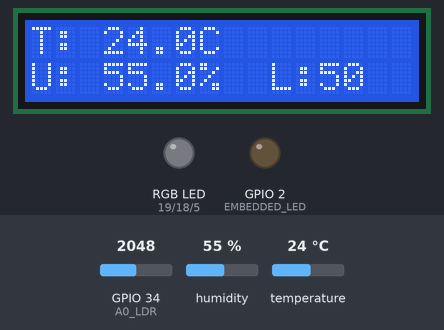
The sketch below on a simulated ESP32. On the bench: 16×2 character LCD, an RGB LED mixed from three pins (HIGH = lit), output pins drawn as LEDs (lit = HIGH). The inputs (shaded band) are chosen by the test bench; at power-on: humidity 55 %, GPIO 34 (A0_LDR) = 2048, temperature 24 °C. WiFi joins after 1.5 s; servers stay silent unless stated; no MQTT or app messages arrive unless stated; what the sketch prints to the serial monitor is not drawn.

Above: at 2.9 s.
3.0 s: humidity set to 22 %
At 7.2 s:
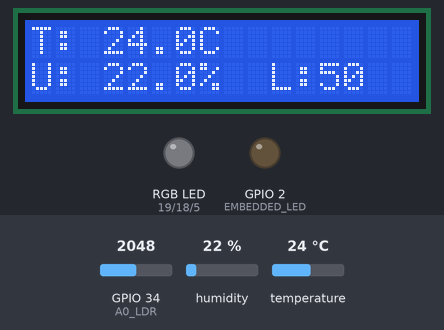
7.5 s: GPIO 34 (A0_LDR) set to 2866
At 8.6 s:
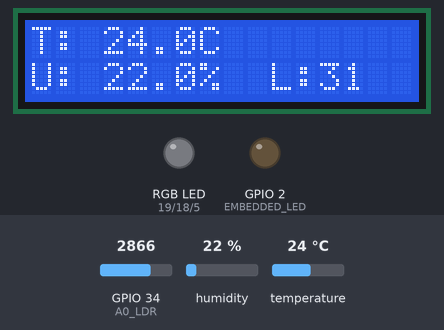
9.5 s: temperature set to 12 °C
At 10.6 s:
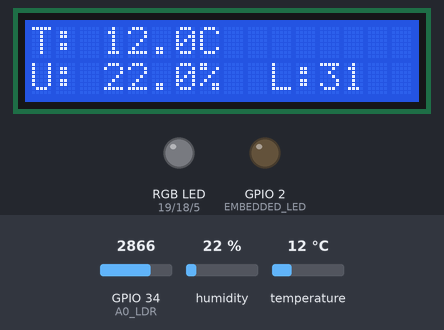
11.5 s: GPIO 34 (A0_LDR) set to 3603
At 13.2 s:
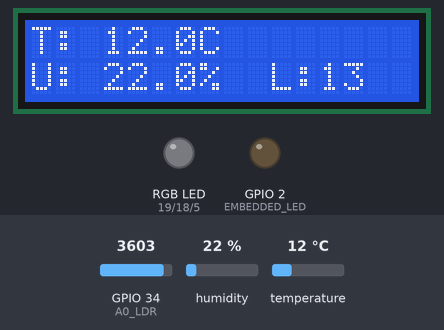
13.5 s: humidity set to 40 %
At 15.2 s:
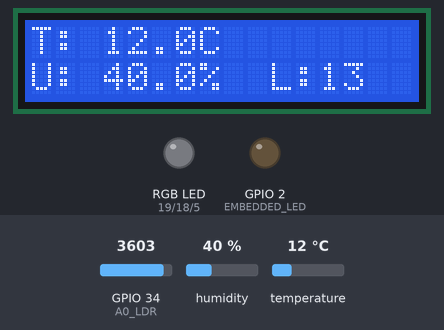
15.5 s: GPIO 34 (A0_LDR) set to 4095
At 16.6 s:
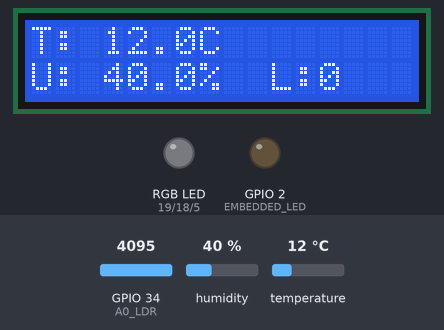
Timing chart, 0 to 18.5 s (numbered marks = the images above; inputs shaded):
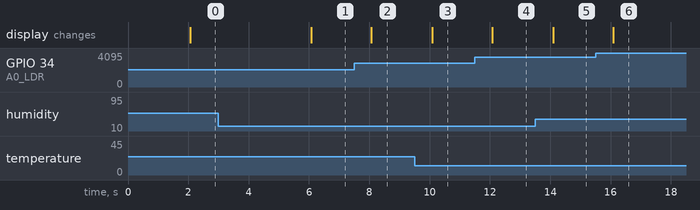

Measured:
- after the input at 3.0 s, the display: changes after 3.1 s (image 1)
- after the input at 7.5 s, the display: changes after 0.57 s (image 2)
- after the input at 9.5 s, the display: changes after 0.58 s (image 3)
- after the input at 11.5 s, the display: changes after 0.58 s (image 4)
- after the input at 13.5 s, the display: changes after 0.59 s (image 5)
- after the input at 15.5 s, the display: changes after 0.59 s (image 6)

The sketch:

esp32_data_logger_fiware.ino
```cpp
#include <LiquidCrystal_I2C.h>
#include <WiFi.h>
#include <DHT.h>
#include <Wire.h>
#include <PubSubClient.h>
// #include "DFRobotDFPlayerMini.h"

// Parâmetros informados pelo usuário
const char* default_SSID = "Wokwi-GUEST";
const char* default_PASSWORD = "";
#define DEVICE_ID "001" // ID gerado pelo ASP.NET
// deve ser preenchido de acordo com o valor recebido pelo usuário

// Variáveis MQTT
const char* default_BROKER_MQTT = "SEU_IP_AQUI";
const int default_BROKER_PORT = 1883;

const char* ID_MQTT = "fiware_" DEVICE_ID; //fiware_001
const char* TOPIC_PREFIX = "datalogger" DEVICE_ID; //datalogger001
const char* TOPICO_SUBSCRIBE = "/TEF/datalogger" DEVICE_ID "/cmd";
const char* TOPICO_PUBLISH = "/TEF/datalogger" DEVICE_ID "/attrs";
const char* TOPICO_CMDEXE = "/TEF/datalogger" DEVICE_ID "/cmdexe";

const int EMBEDDED_LED = 2;
const int RED_RGB = 19;
const int GREEN_RGB = 18;
const int BLUE_RGB = 5;
const int A0_LDR = 34;

LiquidCrystal_I2C lcd(0x27, 16, 2);
const int SDA_LCD = 25;
const int SCL_LCD = 26;

const int SDA_DHT = 32;
#define DHTTYPE DHT22
DHT dht(SDA_DHT, DHTTYPE);

// Variáveis de Áudio (Comentadas)
// const int busyPin = 4;
// const int rxPin = 16;
// const int txPin = 17;
// const int default_audioVolume = 30;
// HardwareSerial myHardwareSerial(2);
// DFRobotDFPlayerMini myDFPlayer;

float temperatura = 0;
float umidade = 0;
int luminosidade = 0;

unsigned long tempoAnteriorTelemetria = 0;
const unsigned long intervaloTelemetria = 2000; // 2 segundos para o FIWARE/LCD

unsigned long tempoAnteriorAudio = 0;
const unsigned long intervaloAudio = 20000; // 20 segundos de silêncio entre as falas

WiFiClient espClient;
PubSubClient MQTT(espClient);

void initPins() {
  pinMode(EMBEDDED_LED, OUTPUT);

  pinMode(RED_RGB, OUTPUT);
  pinMode(GREEN_RGB, OUTPUT);
  pinMode(BLUE_RGB, OUTPUT);

  pinMode(A0_LDR, INPUT);
}

void initDisplayLCD() {
  Wire.begin(SDA_LCD, SCL_LCD); // PINOS LCD I2C
  lcd.init();
  lcd.backlight();
  lcd.print("Hello!");
}

void setup() {
  initPins();
  digitalWrite(EMBEDDED_LED, LOW);

  initDisplayLCD();
  Serial.begin(9600);
  dht.begin();

  // initMP3();
  initWiFi();
  initMQTT();

  // myDFPlayer.playFolder(6, 5);
  // aguardarAudio();

  Serial.println();
  Serial.println("------ Leitura dos Sensores ------");
  Serial.println("");
}

void loop() {
  reconnectWiFi();
  reconnectMQTT();
  MQTT.loop();

  unsigned long tempoAtual = millis();

  if (tempoAtual - tempoAnteriorTelemetria >= intervaloTelemetria) {
    tempoAnteriorTelemetria = tempoAtual;
    readAndPublishSensors();
    printSensorValues(); // exibe valores no Serial Monitor e no Display LCD
  }

  if (tempoAtual - tempoAnteriorAudio >= intervaloAudio) {
    // falarGrandezas();
    tempoAnteriorAudio = millis();
  }
  delay(10);
}
```

Audio.ino
```cpp
/*
void aguardarAudio() {
  delay(70);
  while (digitalRead(busyPin) == LOW) {
    if (MQTT.connected()) {
      MQTT.loop();
    }
    delay(10);
  }
}

void initMP3() {
  pinMode(busyPin, INPUT);
  myHardwareSerial.begin(9600, SERIAL_8N1, rxPin, txPin);

  if (!myDFPlayer.begin(myHardwareSerial)) {
    Serial.println("Erro: DFPlayer");
    while(true);
  }

  myDFPlayer.volume(default_audioVolume);
  myDFPlayer.EQ(0);
  delay(500);

  myDFPlayer.playFolder(1, 9);
  aguardarAudio();
}

void falarNumero(int valor) {
  if (valor < 0) valor = 0;
  if (valor > 100) valor = 100;

  if (valor == 0) {
    myDFPlayer.playFolder(3, 1);
    aguardarAudio();
  } else if (valor == 100) {
    myDFPlayer.playFolder(3, 21);
    aguardarAudio();
  } else if (valor >= 1 && valor <= 19) {
    myDFPlayer.playFolder(3, valor + 1);
    aguardarAudio();
  } else if (valor >= 20 && valor <= 99) {
    int dezena = valor / 10;
    int unidade = valor % 10;

    myDFPlayer.playFolder(4, dezena - 1);
    aguardarAudio();

    if (unidade > 0) {
      myDFPlayer.playFolder(1, 7);
      aguardarAudio();
      myDFPlayer.playFolder(3, unidade + 1);
      aguardarAudio();
    }
  }
}

void falarGrandezas() {
  myDFPlayer.playFolder(5, 1);
  aguardarAudio();
  falarNumero((int)temperatura);
  myDFPlayer.playFolder(5, 2);
  aguardarAudio();

  myDFPlayer.playFolder(5, 3);
  aguardarAudio();
  falarNumero((int)umidade);
  myDFPlayer.playFolder(1, 6);
  aguardarAudio();

  myDFPlayer.playFolder(5, 4);
  aguardarAudio();
  falarNumero(luminosidade);
  myDFPlayer.playFolder(1, 6);
  aguardarAudio();

  myDFPlayer.playFolder(5, 5);
  aguardarAudio();
}
*/
```

Conexao.ino
```cpp
// MQTT

// Um callback MQTT é uma função assíncrona invocada automaticamente quando
// um cliente recebe uma mensagem de um broker em um tópico subscrito.
void mqtt_callback(char* topic, byte* payload, unsigned int length) {
  String msg;
  for (int i = 0; i < length; i++) {
    msg += (char)payload[i];
  }

  // Ou seja, a variável "msg" recebe comandos externos para serem processados no ESP32.
  // No data logger, não controlamos nada remotamente, apenas monitoramos grandezas.
}

void initMQTT() {
  delay(10);
  Serial.println();
  Serial.println("------Conexao MQTT------");
  MQTT.setServer(default_BROKER_MQTT, default_BROKER_PORT);
  MQTT.setCallback(mqtt_callback);
  reconnectMQTT();
}

void reconnectMQTT() {
  if (!MQTT.connected())
  {
    Serial.print("Conectando-se ao broker ");
    Serial.print("'");
    Serial.print(default_BROKER_MQTT); Serial.print(":");
    Serial.print(default_BROKER_PORT);
    Serial.println("'");
    Serial.print("Aguarde.");
  }
  while (!MQTT.connected()) {
    if (MQTT.connect(ID_MQTT)) {
      MQTT.subscribe(TOPICO_SUBSCRIBE);
      Serial.println("");
      Serial.println("Conectado ao sistema FIWARE!");
      //myDFPlayer.playFolder(1, 3);
      //aguardarAudio();
    } else {
      //myDFPlayer.playFolder(1, 4);
      //aguardarAudio();
      Serial.print(".");
      delay(2000);
    }
  }
}

// WiFi
void initWiFi() {
  delay(10);
  Serial.println();
  Serial.println("------Conexao WI-FI------");
  Serial.print("Conectando-se na rede: ");
  Serial.println(default_SSID);
  reconnectWiFi();
}

void reconnectWiFi() {
  if (WiFi.status() == WL_CONNECTED)
    return;

  WiFi.begin(default_SSID, default_PASSWORD);
  Serial.print("Aguarde");
  while (WiFi.status() != WL_CONNECTED) {
    delay(500);
    Serial.print(".");
  }
  Serial.println();
  Serial.print("Conectado com sucesso na rede: ");
  Serial.println(default_SSID);
  Serial.print("IP obtido: ");
  Serial.println(WiFi.localIP());
}
```

Sensores.ino
```cpp
void readAndPublishSensors() {
  // atributos
  temperatura = dht.readTemperature();
  umidade = dht.readHumidity();
  luminosidade = map(analogRead(A0_LDR), 0, 4095, 100, 0);

  //validação
  if (isnan(temperatura) || isnan(umidade)) {
    Serial.println("Erro: Falha DHT");
    // myDFPlayer.playFolder(6, 8);
    // aguardarAudio();
    return;
  }

  // Construindo o payload no padrão Ultralight 2.0 exigido pelo FIWARE
  // Formato: object_id|valor|object_id|valor|...
  String payload = "t|" + String(temperatura) + "|h|" + String(umidade) + "|l|" + String(luminosidade);
  MQTT.publish(TOPICO_PUBLISH, payload.c_str());

  Serial.print("Dados publicados no tópico: ");
  Serial.println(payload);
}

void printSensorValues(){
  // Serial
  Serial.print("T: "); Serial.print(temperatura); Serial.println(" C");
  Serial.print("U: "); Serial.print(umidade); Serial.println(" %");
  Serial.print("L: "); Serial.print(luminosidade); Serial.println(" %");
  Serial.println("---");

  // LCD
  lcd.clear();
  lcd.setCursor(0, 0);
  lcd.print("T: "); lcd.print(temperatura, 1); lcd.print("C");
  lcd.setCursor(0, 1);
  lcd.print("U: "); lcd.print(umidade, 1); lcd.print("%  L:"); lcd.print(luminosidade);
}
```
